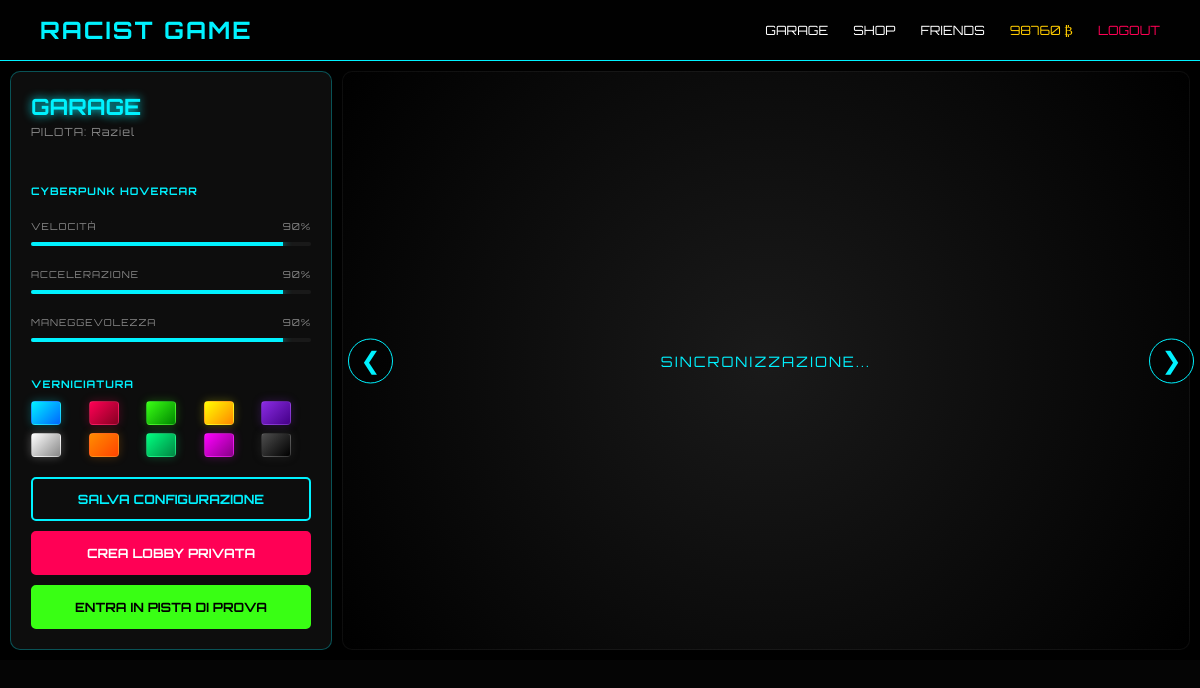
Page /garage (signed in) on the committed database.
### models.py (models this page shows)
class User(db.Model, UserMixin):
    id = db.Column(db.Integer, primary_key=True)
    username = db.Column(db.String(20), unique=True, nullable=False)
    password = db.Column(db.String(128), nullable=False)
    credits = db.Column(db.Integer, default=100)
    active_car_id = db.Column(db.Integer, nullable=True)
    lobby_id = db.Column(db.Integer, db.ForeignKey('lobby.id'), nullable=True)
    owned_cars = db.relationship('UserCar', backref='owner', lazy=True)

class CarCatalog(db.Model):
    id = db.Column(db.Integer, primary_key=True)
    name = db.Column(db.String(50), nullable=False)
    model_path = db.Column(db.String(100), default='generic_car.glb')
    speed = db.Column(db.Integer, default=50)
    accel = db.Column(db.Integer, default=50)
    handling = db.Column(db.Integer, default=50)
    price = db.Column(db.Integer, default=0)

### server.py (the view, shortened to what this page needs)
@app.route('/garage')
@login_required
def garage():
    if current_user.lobby_id:
        current_user.lobby_id = None
        db.session.commit()
    car_id = request.args.get('select_car', type=int)
    if car_id:
        owned = UserCar.query.filter_by(id=car_id, user_id=current_user.id).first()
        if owned:
            current_user.active_car_id = owned.id
            db.session.commit()
    user_cars = (
        db.session.query(UserCar, CarCatalog)
        .join(CarCatalog)
        .filter(UserCar.user_id == current_user.id)
        .all()
    )
    active_pair = next(
        (p for p in user_cars if p.UserCar.id == current_user.active_car_id),
        user_cars[0] if user_cars else None
    )
    active_car = active_pair.UserCar if active_pair else None
    car_info = active_pair.CarCatalog if active_pair else None
    return render_template(
        'garage.html',
        user_car=active_car,
        car_info=car_info,
        all_cars=user_cars,
        model_file=car_info.model_path if car_info else 'auto.glb'
    )

### server.py (called while the page is built)
@login_manager.user_loader
def load_user(user_id):
    return User.query.get(int(user_id))

### templates/garage.html (shortened to what this page needs)
{% extends "base.html" %}
{% block content %}
<div style="display: flex; height: auto; width: 100vw; padding: 10px; box-sizing: border-box; gap: 10px; overflow: hidden; background: #000; font-family: 'Orbitron', sans-serif;">
    <div class="glass-panel" style="width: 280px; display: flex; flex-direction: column; padding: 20px; background: rgba(15,15,15,0.9); border: 1px solid rgba(0,242,255,0.3); border-radius: 10px; height: 100%; gap: 20px;">
        <div>
            <h2 style="color: #00f2ff; margin: 0; font-size: 1.4em; text-shadow: 0 0 10px #00f2ff;">GARAGE</h2>
            <p style="opacity: 0.5; margin: 5px 0 20px 0; font-size: 0.7em; letter-spacing: 1px;">PILOTA: {{ current_user.username }}</p>
            <div style="display: flex; flex-direction: column; gap: 12px;">
                <label style="font-size: 0.65em; color: #00f2ff; display: block; margin: 25px 0 10px 0; letter-spacing: 1px; font-weight: bold;"><span>{{ car_info.name }}</span></label>
                <div>
                    <div class="stat-label"><span>VELOCITÀ</span><span>{{ car_info.speed }}%</span></div>
                    <div class="stat-bar"><div class="stat-fill" style="width: {{ car_info.speed }}%;"></div></div>
                </div>
                <div>
                    <div class="stat-label"><span>ACCELERAZIONE</span><span>{{ car_info.accel }}%</span></div>
                    <div class="stat-bar"><div class="stat-fill" style="width: {{ car_info.accel }}%;"></div></div>
                </div>
                <div>
                    <div class="stat-label"><span>MANEGGEVOLEZZA</span><span>{{ car_info.handling }}%</span></div>
                    <div class="stat-bar"><div class="stat-fill" style="width: {{ car_info.handling }}%;"></div></div>
                </div>
            </div>
            <label style="font-size: 0.65em; color: #00f2ff; display: block; margin: 25px 0 10px 0; letter-spacing: 1px; font-weight: bold;">VERNICIATURA</label>
            <div style="display: grid; grid-template-columns: repeat(5, 1fr); gap: 8px;">
                {% for hex, grad in colors %}
                <div onclick="applyCarColor('{{ hex }}')"
                    class="color-dot"
                    style="background: {{ grad }}; box-shadow: 0 0 10px {{ hex }}44;">
                </div>
                {% endfor %}
            </div>
        </div>
        <div style="display: flex; flex-direction: column; gap: 10px;">
            <button id="saveBtn" class="btn-main">SALVA CONFIGURAZIONE</button>
            <a href="/create_lobby" class="btn-main" style="background: #ff0055; color: #fff; text-align: center; text-decoration: none; border-color: #ff0055;">
                CREA LOBBY PRIVATA
            </a>
            <a href="/race" class="btn-main" style="background: #39ff14; color: #000; text-align: center; text-decoration: none; border-color: #39ff14;">
                ENTRA IN PISTA DI PROVA
            </a>
        </div>
    </div>
    <div style="flex-grow: 1; position: relative; background: radial-gradient(circle, #1a1a1a 0%, #000 100%); border-radius: 10px; border: 1px solid rgba(255,255,255,0.05);">
        {% if all_cars|length > 1 %}
        <div style="position: absolute; top: 50%; width: 100%; display: flex; justify-content: space-between; padding: 0 5px; transform: translateY(-50%); z-index: 100; pointer-events: none;">
            <button class="nav-arrow" onclick="changeCar(-1)" style="pointer-events: auto;">&#10094;</button>
            <button class="nav-arrow" onclick="changeCar(1)" style="pointer-events: auto;">&#10095;</button>
        </div>
        {% endif %}
        <div id="canvas-container" class="car-viewer"
             data-model="{{ url_for('static', filename='models/' + model_file) }}"
             style="width: 100%; height: 100%;">
            <div class="loading-text" style="position: absolute; top: 50%; left: 50%; color: #00f2ff; transform: translate(-50%, -50%); font-size: 0.9em; letter-spacing: 2px;">SINCRONIZZAZIONE...</div>
        </div>
    </div>
</div>
{% endblock %}

### templates/base.html (shortened to what this page needs)
<!DOCTYPE html>
<html lang="it">
<head>
    <link rel="stylesheet" href="{{ url_for('static', filename='css/style.css') }}">
</head>
<body>
    <nav class="navbar" style="display: flex; justify-content: space-between; align-items: center; padding: 15px 40px; background: rgba(0,0,0,0.8); border-bottom: 1px solid #00f2ff;">
        <strong style="font-family: 'Orbitron'; color: #00f2ff; font-size: 1.5em; letter-spacing: 2px;">RACIST GAME</strong>
        {% if current_user.is_authenticated %}
        <div style="display: flex; gap: 25px; font-family: 'Orbitron'; font-size: 0.8em;">
            <a href="{{ url_for('garage') }}" style="color: #fff; text-decoration: none; hover: color:#00f2ff;">GARAGE</a>
            <a href="{{ url_for('shop') }}" style="color: #fff; text-decoration: none;">SHOP</a>
            <a href="{{ url_for('social_page') }}" style="color: #fff; text-decoration: none;">FRIENDS</a>
            <span style="color: #ffcc00;">{{ current_user.credits }} ₿</span>
            <a href="{{ url_for('logout') }}" style="color: #ff0055; text-decoration: none;">LOGOUT</a>
        </div>
        {% endif %}
    </nav>
    {% block content %}{% endblock %}
</body>
</html>

### static/css/style.css (style rules this page uses)
body { margin: 0; background: #050505; color: #fff; font-family: 'Rajdhani', sans-serif; overflow-x: hidden; }
.glass-panel { background: rgba(20, 20, 20, 0.7); backdrop-filter: blur(15px); border: 1px solid rgba(255, 255, 255, 0.1); border-radius: 15px; padding: 30px; box-shadow: 0 8px 32px 0 rgba(0, 0, 0, 0.8); }
.stat-bar { width: 100%; height: 8px; background: #222; border-radius: 4px; margin: 10px 0; overflow: hidden; }
.stat-fill { height: 100%; background: #00f2ff; box-shadow: 0 0 10px #00f2ff; }
.color-dot { height: 28px; width: 28px; border-radius: 6px; cursor: pointer; border: 1px solid rgba(255,255,255,0.2); transition: all 0.3s cubic-bezier(0.175, 0.885, 0.32, 1.275); }

### templates/garage.html (style rules this page uses)
.stat-label { display: flex; justify-content: space-between; font-size: 0.6em; color: #888; margin-bottom: 4px; letter-spacing: 1px; }
.stat-bar { background: rgba(255,255,255,0.05); height: 4px; border-radius: 2px; overflow: hidden; }
.stat-fill { background: #00f2ff; height: 100%; box-shadow: 0 0 10px #00f2ff; transition: width 0.5s ease; }
.color-dot { height: 22px; border-radius: 4px; cursor: pointer; border: 1px solid rgba(255,255,255,0.1); transition: 0.2s; }
.btn-main { padding: 12px; border: 2px solid #00f2ff; background: transparent; color: #00f2ff; font-family: 'Orbitron'; font-weight: bold; cursor: pointer; font-size: 0.8em; transition: 0.3s; border-radius: 5px; }
.nav-arrow { background: rgba(0,0,0,0.6); border: 1px solid #00f2ff; color: #00f2ff; width: 45px; height: 45px; cursor: pointer; border-radius: 50%; display: flex; align-items: center; justify-content: center; font-size: 1.5em; transition: 0.3s; }

### rows in the picture
User: credits "98760", username "Raziel"
CarCatalog: name "CYBERPUNK HOVERCAR", speed "90", accel "90", handling "90"
